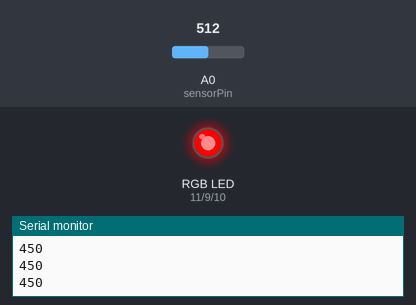
The sketch below on a simulated Arduino Uno, built with avr-gcc and run on an emulated ATmega328P. Shown: an RGB LED mixed from three pins (HIGH = lit), the last lines printed to the serial monitor. The test bench sets the inputs (shaded band); at power-on: A0 (sensorPin) = 512.

Above: at 1.2 s.
1.3 s: A0 (sensorPin) set to 440
At 2.5 s:
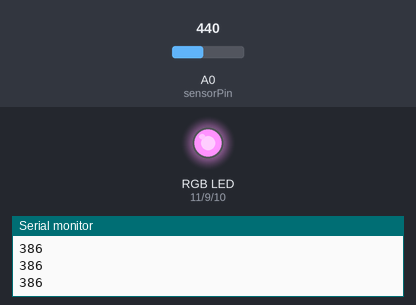
2.8 s: A0 (sensorPin) set to 511
At 3.7 s:
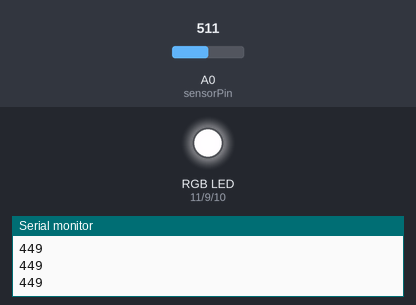
4.3 s: A0 (sensorPin) set to 610
At 4.9 s:
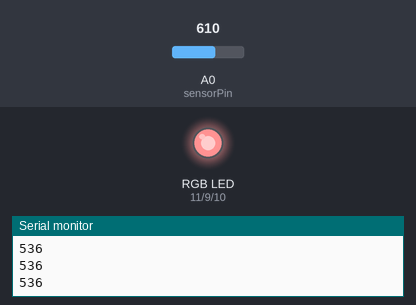
5.8 s: A0 (sensorPin) set to 590
At 7.0 s:
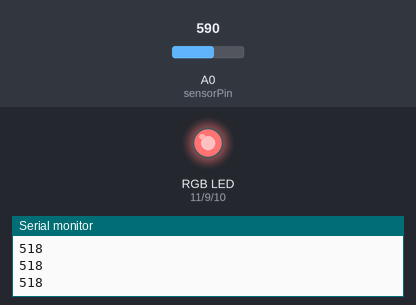
7.3 s: A0 (sensorPin) set to 716
At 8.1 s:
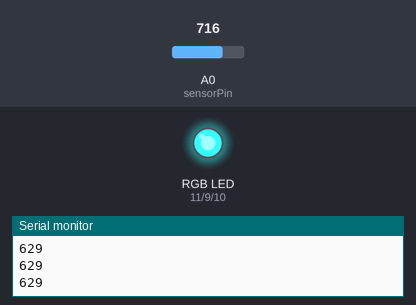
8.8 s: A0 (sensorPin) set to 900
At 9.4 s:
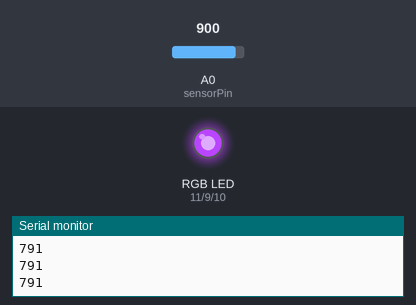
Timing chart, 0 to 11.3 s (numbered marks = the images above; inputs shaded):
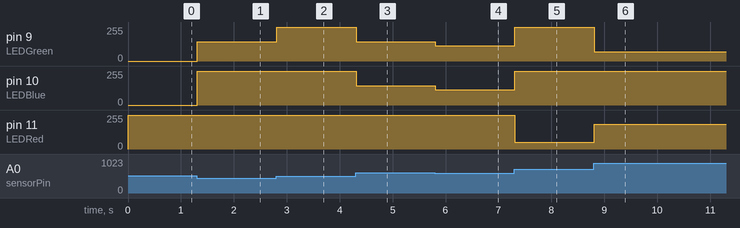

The sketch:

LED_RGB___potar.ino
```cpp
/*
  _____       .__  __         .__
_/ ____\______|__|/  |________|__| ____    ____
\   __\\_  __ \  \   __\___   /  |/    \  / ___\
 |  |   |  | \/  ||  |  /    /|  |   |  \/ /_/  >
 |__|   |__|  |__||__| /_____ \__|___|  /\___  /
                             \/       \//_____/
          __                 __                  __   .__  __
  _______/  |______ ________/  |_  ___________  |  | _|__|/  |_
 /  ___/\   __\__  \\_  __ \   __\/ __ \_  __ \ |  |/ /  \   __\
 \___ \  |  |  / __ \|  | \/|  | \  ___/|  | \/ |    <|  ||  |
/____  > |__| (____  /__|   |__|  \___  >__|    |__|_ \__||__|
     \/            \/                 \/             \/

Example      RGB LED Fader
Autor        Stefan Hermann
Date         16.06.2011

Description  This example lets you fade through the colors of a RGB LED.

NOTE         This example expects an RGB LED of the type "common anode".
             If your type is "common cathode", the brightness will be reversed.

*/

int LEDGreen=9;
int LEDBlue=10;
int LEDRed=11;


int sensorPin=0;
int val;

void setup(){
  Serial.begin(9600);
  pinMode(LEDRed,OUTPUT);
  pinMode(LEDGreen,OUTPUT);
  pinMode(LEDBlue,OUTPUT);
}

void loop(){

  val=map(analogRead(sensorPin),0,1024,0,900);
  Serial.println(val);
  if (val<150) {
    analogWrite(LEDRed,map(val,0,150,0,255));
    analogWrite(LEDBlue,255);
    analogWrite(LEDGreen,255);
  } else if (val<300) {
    analogWrite(LEDRed,255);
    analogWrite(LEDBlue,map(val,150,300,0,255));
    analogWrite(LEDGreen,255);
  } else if (val<450) {
    analogWrite(LEDRed,255);
    analogWrite(LEDBlue,255);
    analogWrite(LEDGreen,map(val,300,450,0,255));
  } else if (val<600) {
    analogWrite(LEDRed,255);
    analogWrite(LEDBlue,map(val,450,600,0,255));
    analogWrite(LEDGreen,map(val,450,600,0,255));
  } else if (val<750) {
    analogWrite(LEDRed,map(val,750,900,0,255));
    analogWrite(LEDBlue,map(val,750,900,0,255));
    analogWrite(LEDGreen,map(val,750,900,0,255));
  } else if (val<900) {
    analogWrite(LEDRed,map(val,750,900,255,0));
    analogWrite(LEDBlue,255);
    analogWrite(LEDGreen,map(val,750,900,0,255));
  }
  delay(10);
}
```

Measured:
- after the input at 1.3 s, pin 9 (LEDGreen): 0/255 → 146/255 at once; pin 10 (LEDBlue): 0/255 → 255/255 at once
- after the input at 2.8 s, pin 9 (LEDGreen): 146/255 → 253/255 at once
- after the input at 4.3 s, pin 9 (LEDGreen): 253/255 → 146/255 at once; pin 10 (LEDBlue): 255/255 → 146/255 at once
- after the input at 5.8 s, pin 9 (LEDGreen), pin 10 (LEDBlue): 146/255 → 115/255 at once
- after the input at 7.3 s, pin 9 (LEDGreen), pin 10 (LEDBlue): 115/255 → 255/255 at once; pin 11 (LEDRed): 255/255 → 51/255 at once
- after the input at 8.8 s, pin 9 (LEDGreen): 255/255 → 69/255 at once; pin 11 (LEDRed): 51/255 → 186/255 at once
